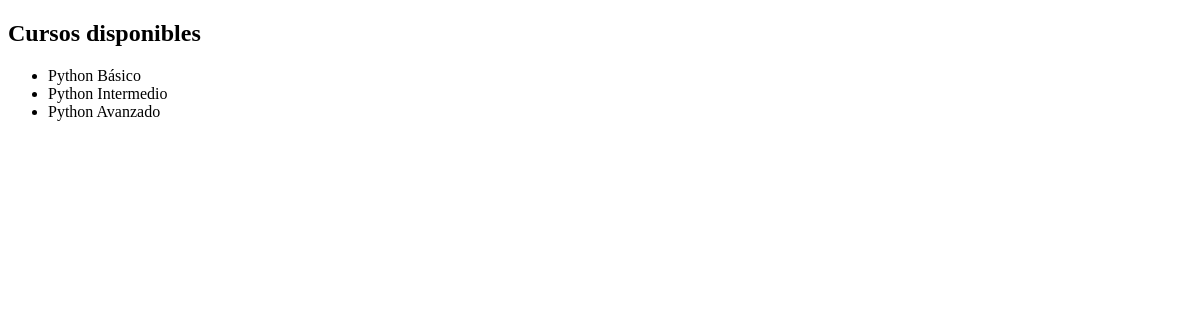
Before: /Appdjango/l-cursos with the older database file.
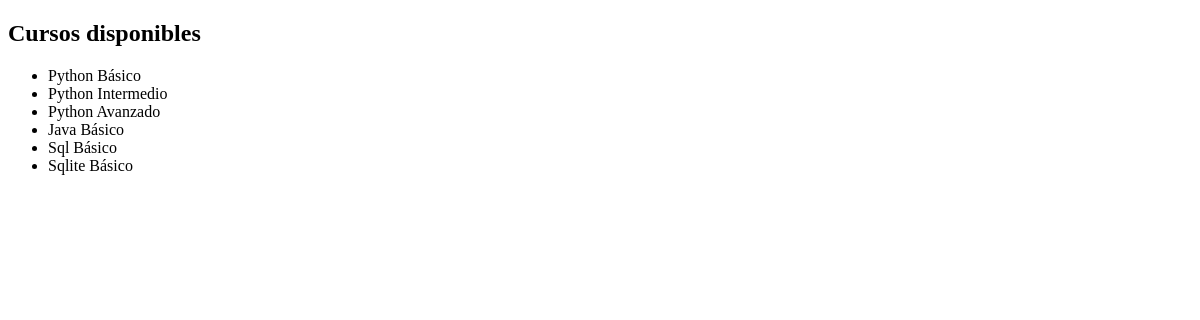
After: the same page with the newer database file.
### AplicacionDjango/models.py (models this page shows, shortened)
class Curso(models.Model):
    nombre = models.CharField(max_length=50)
    comision = models.IntegerField()

### AplicacionDjango/views.py (the view)
# urls.py: path('l-cursos', lista_cursos),
def lista_cursos(self):
    lista = Curso.objects.all()
    return render(self, "lista_cursos.html", {"lista_cursos": lista})

### AplicacionDjango/templates/lista_cursos.html (shortened to what this page needs)
<!DOCTYPE html>
<html lang="en">
<head>
</head>
<body>
    <h2>Cursos disponibles</h2>
    <ul>
    {% for curso in lista_cursos %}
        <li>{{curso.nombre}}</li>
    {% endfor %}
    </ul>
</body>
</html>

Changed rows visible on the page:
added Curso: nombre "Java Básico"
added Curso: nombre "Sql Básico"
added Curso: nombre "Sqlite Básico"
